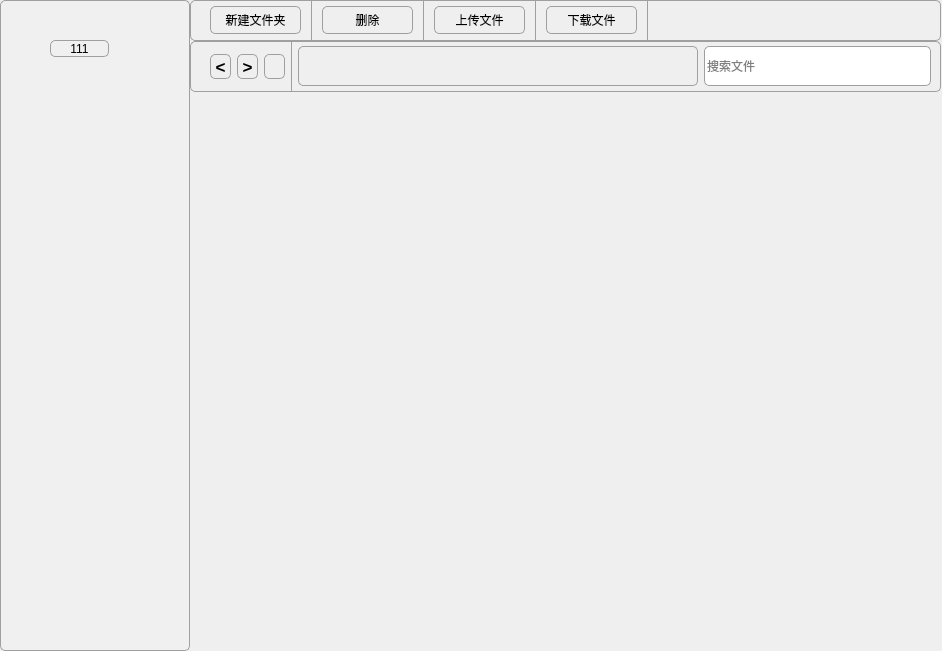
           <widget class="QWidget" name="page_0">
            <layout class="QHBoxLayout" name="horizontalLayout_3">
             <property name="spacing">
              <number>0</number>
             </property>
             <property name="leftMargin">
              <number>0</number>
             </property>
             <property name="topMargin">
              <number>0</number>
             </property>
             <property name="rightMargin">
              <number>0</number>
             </property>
             <property name="bottomMargin">
              <number>0</number>
             </property>
             <item>
              <widget class="QWidget" name="widget_5" native="true">
               <property name="minimumSize">
                <size>
                 <width>190</width>
                 <height>651</height>
                </size>
               </property>
               <property name="maximumSize">
                <size>
                 <width>191</width>
                 <height>16777215</height>
                </size>
               </property>
               <property name="styleSheet">
                <string notr="true">border: 1px solid #9f9f9f; border-radius: 5px;
background-color:rgb(240, 240, 240)</string>
               </property>
               <widget class="QPushButton" name="pushButton_8">
                <property name="geometry">
                 <rect>
                  <x>50</x>
                  <y>40</y>
                  <width>59</width>
                  <height>17</height>
                 </rect>
                </property>
                <property name="text">
                 <string>111</string>
                </property>
               </widget>
              </widget>
             </item>
             <item>
              <widget class="QWidget" name="widget_7" native="true">
               <layout class="QHBoxLayout" name="horizontalLayout_2">
                <property name="spacing">
                 <number>0</number>
                </property>
                <property name="leftMargin">
                 <number>0</number>
                </property>
                <property name="topMargin">
                 <number>0</number>
                </property>
                <property name="rightMargin">
                 <number>0</number>
                </property>
                <property name="bottomMargin">
                 <number>0</number>
                </property>
                <item>
                 <widget class="QWidget" name="widget_12" native="true">
                  <layout class="QVBoxLayout" name="verticalLayout_3">
                   <property name="spacing">
                    <number>0</number>
                   </property>
                   <property name="leftMargin">
                    <number>0</number>
                   </property>
                   <property name="topMargin">
                    <number>0</number>
                   </property>
                   <property name="rightMargin">
                    <number>1</number>
                   </property>
                   <property name="bottomMargin">
                    <number>0</number>
                   </property>
                   <item>
                    <widget class="QWidget" name="widget_9" native="true">
                     <property name="minimumSize">
                      <size>
                       <width>609</width>
                       <height>41</height>
                      </size>
                     </property>
                     <property name="maximumSize">
                      <size>
                       <width>16777215</width>
                       <height>41</height>
                      </size>
                     </property>
                     <property name="styleSheet">
                      <string notr="true">border: 1px solid #9f9f9f; border-radius: 5px;</string>
                     </property>
                     <layout class="QHBoxLayout" name="horizontalLayout_6">
                      <property name="spacing">
                       <number>10</number>
                      </property>
                      <property name="leftMargin">
                       <number>20</number>
                      </property>
                      <property name="topMargin">
                       <number>0</number>
                      </property>
                      <property name="rightMargin">
                       <number>0</number>
                      </property>
                      <property name="bottomMargin">
                       <number>0</number>
                      </property>
                      <item>
                       <widget class="QPushButton" name="pb_newfile">
                        <property name="minimumSize">
                         <size>
                          <width>91</width>
                          <height>28</height>
                         </size>
                        </property>
                        <property name="maximumSize">
                         <size>
                          <width>91</width>
                          <height>28</height>
                         </size>
                        </property>
                        <property name="text">
                         <string>新建文件夹</string>
                        </property>
                       </widget>
                      </item>
                      <item>
                       <widget class="Line" name="line">
                        <property name="maximumSize">
                         <size>
                          <width>1</width>
                          <height>41</height>
                         </size>
                        </property>
                        <property name="orientation">
                         <enum>Qt::Vertical</enum>
                        </property>
                       </widget>
                      </item>
                      <item>
                       <widget class="QPushButton" name="pb_deletefile">
                        <property name="minimumSize">
                         <size>
                          <width>91</width>
                          <height>28</height>
                         </size>
                        </property>
                        <property name="maximumSize">
                         <size>
                          <width>91</width>
                          <height>28</height>
                         </size>
                        </property>
                        <property name="text">
                         <string>删除</string>
                        </property>
                       </widget>
                      </item>
                      <item>
                       <widget class="Line" name="line_2">
                        <property name="maximumSize">
                         <size>
                          <width>1</width>
                          <height>41</height>
                         </size>
                        </property>
                        <property name="orientation">
                         <enum>Qt::Vertical</enum>
                        </property>
                       </widget>
                      </item>
                      <item>
                       <widget class="QPushButton" name="pb_upfile">
                        <property name="minimumSize">
                         <size>
                          <width>91</width>
                          <height>28</height>
                         </size>
                        </property>
                        <property name="maximumSize">
                         <size>
                          <width>91</width>
                          <height>28</height>
                         </size>
                        </property>
                        <property name="text">
                         <string>上传文件</string>
                        </property>
                       </widget>
                      </item>
                      <item>
                       <widget class="Line" name="line_3">
                        <property name="maximumSize">
                         <size>
                          <width>1</width>
                          <height>41</height>
                         </size>
                        </property>
                        <property name="orientation">
                         <enum>Qt::Vertical</enum>
                        </property>
                       </widget>
                      </item>
                      <item>
                       <widget class="QPushButton" name="pb_downfile">
                        <property name="minimumSize">
                         <size>
                          <width>91</width>
                          <height>28</height>
                         </size>
                        </property>
                        <property name="maximumSize">
                         <size>
                          <width>91</width>
                          <height>28</height>
                         </size>
                        </property>
                        <property name="text">
                         <string>下载文件</string>
                        </property>
                       </widget>
                      </item>
                      <item>
                       <widget class="Line" name="line_4">
                        <property name="maximumSize">
                         <size>
                          <width>1</width>
                          <height>41</height>
                         </size>
                        </property>
                        <property name="orientation">
                         <enum>Qt::Vertical</enum>
                        </property>
                       </widget>
                      </item>
                      <item>
                       <spacer name="horizontalSpacer">
                        <property name="orientation">
                         <enum>Qt::Horizontal</enum>
                        </property>
                        <property name="sizeHint" stdset="0">
                         <size>
                          <width>40</width>
                          <height>20</height>
                         </size>
                        </property>
                       </spacer>
                      </item>
                     </layout>
                    </widget>
                   </item>
                   <item>
                    <widget class="QWidget" name="widget_13" native="true">
                     <property name="styleSheet">
                      <string notr="true"/>
                     </property>
                     <layout class="QVBoxLayout" name="verticalLayout_5">
                      <property name="spacing">
                       <number>0</number>
                      </property>
                      <property name="leftMargin">
                       <number>0</number>
                      </property>
                      <property name="topMargin">
                       <number>0</number>
                      </property>
                      <property name="rightMargin">
                       <number>0</number>
                      </property>
                      <property name="bottomMargin">
                       <number>0</number>
                      </property>
                      <item>
                       <widget class="QWidget" name="widget_10" native="true">
                        <property name="minimumSize">
                         <size>
                          <width>751</width>
                          <height>51</height>
                         </size>
                        </property>
                        <property name="maximumSize">
                         <size>
                          <width>11111111</width>
                          <height>51</height>
                         </size>
                        </property>
                        <property name="styleSheet">
                         <string notr="true">border: 1px solid #9f9f9f; border-radius: 5px;</string>
                        </property>
                        <layout class="QHBoxLayout" name="horizontalLayout_7">
                         <property name="leftMargin">
                          <number>20</number>
                         </property>
                         <property name="topMargin">
                          <number>0</number>
                         </property>
                         <property name="rightMargin">
                          <number>10</number>
                         </property>
                         <property name="bottomMargin">
                          <number>0</number>
                         </property>
                         <item>
                          <widget class="QPushButton" name="pb_left">
                           <property name="minimumSize">
                            <size>
                             <width>21</width>
                             <height>25</height>
                            </size>
                           </property>
                           <property name="maximumSize">
                            <size>
                             <width>21</width>
                             <height>25</height>
                            </size>
                           </property>
                           <property name="font">
                            <font>
                             <pointsize>13</pointsize>
                             <weight>75</weight>
                             <bold>true</bold>
                            </font>
                           </property>
                           <property name="text">
                            <string>&lt;</string>
                           </property>
                           <property name="autoDefault">
                            <bool>false</bool>
                           </property>
                           <property name="default">
                            <bool>true</bool>
                           </property>
                           <property name="flat">
                            <bool>true</bool>
                           </property>
                          </widget>
                         </item>
                         <item>
                          <widget class="QPushButton" name="pb_right">
                           <property name="minimumSize">
                            <size>
                             <width>21</width>
                             <height>25</height>
                            </size>
                           </property>
                           <property name="maximumSize">
                            <size>
                             <width>21</width>
                             <height>25</height>
                            </size>
                           </property>
                           <property name="font">
                            <font>
                             <pointsize>13</pointsize>
                             <weight>75</weight>
                             <bold>true</bold>
                            </font>
                           </property>
                           <property name="text">
                            <string>&gt;</string>
                           </property>
                           <property name="autoDefault">
                            <bool>false</bool>
                           </property>
                           <property name="default">
                            <bool>true</bool>
                           </property>
                           <property name="flat">
                            <bool>true</bool>
                           </property>
                          </widget>
                         </item>
                         <item>
                          <widget class="QPushButton" name="pb_flushUi">
                           <property name="minimumSize">
                            <size>
                             <width>21</width>
                             <height>25</height>
                            </size>
                           </property>
                           <property name="maximumSize">
                            <size>
                             <width>21</width>
                             <height>25</height>
                            </size>
                           </property>
                           <property name="font">
                            <font>
                             <pointsize>13</pointsize>
                             <weight>75</weight>
                             <bold>true</bold>
                            </font>
                           </property>
                           <property name="text">
                            <string/>
                           </property>
                           <property name="icon">
                            <iconset resource="src.qrc">
                             <normaloff>:/picture/flush.jfif</normaloff>:/picture/flush.jfif</iconset>
                           </property>
                           <property name="autoDefault">
                            <bool>false</bool>
                           </property>
                           <property name="default">
                            <bool>true</bool>
                           </property>
                           <property name="flat">
                            <bool>true</bool>
                           </property>
                          </widget>
                         </item>
                         <item>
                          <widget class="Line" name="line_5">
                           <property name="maximumSize">
                            <size>
                             <width>1</width>
                             <height>16777215</height>
                            </size>
                           </property>
                           <property name="orientation">
                            <enum>Qt::Vertical</enum>
                           </property>
                          </widget>
                         </item>
                         <item>
                          <widget class="QLabel" name="lb_filedirectory">
                           <property name="minimumSize">
                            <size>
                             <width>400</width>
                             <height>40</height>
                            </size>
                           </property>
                           <property name="maximumSize">
                            <size>
                             <width>500</width>
                             <height>40</height>
                            </size>
                           </property>
                           <property name="text">
                            <string/>
                           </property>
                          </widget>
                         </item>
                         <item>
                          <widget class="QLineEdit" name="lineEdit">
                           <property name="minimumSize">
                            <size>
                             <width>0</width>
                             <height>40</height>
                            </size>
                           </property>
                           <property name="text">
                            <string/>
                           </property>
                           <property name="placeholderText">
                            <string>搜索文件</string>
                           </property>
                          </widget>
                         </item>
                        </layout>
                       </widget>
                      </item>
                      <item>
                       <widget class="QWidget" name="wdg_filemanger" native="true">
                        <property name="styleSheet">
                         <string notr="true"/>
                        </property>
                        <layout class="QHBoxLayout" name="horizontalLayout_5">
                         <property name="spacing">
                          <number>0</number>
                         </property>
                         <property name="leftMargin">
                          <number>0</number>
                         </property>
                         <property name="topMargin">
                          <number>0</number>
                         </property>
                         <property name="rightMargin">
                          <number>0</number>
                         </property>
                         <property name="bottomMargin">
                          <number>0</number>
                         </property>
                         <item>
                          <layout class="QGridLayout" name="gridLayout"/>
                         </item>
                        </layout>
                       </widget>
                      </item>
                     </layout>
                    </widget>
                   </item>
                  </layout>
                 </widget>
                </item>
               </layout>
              </widget>
             </item>
            </layout>
           </widget>
